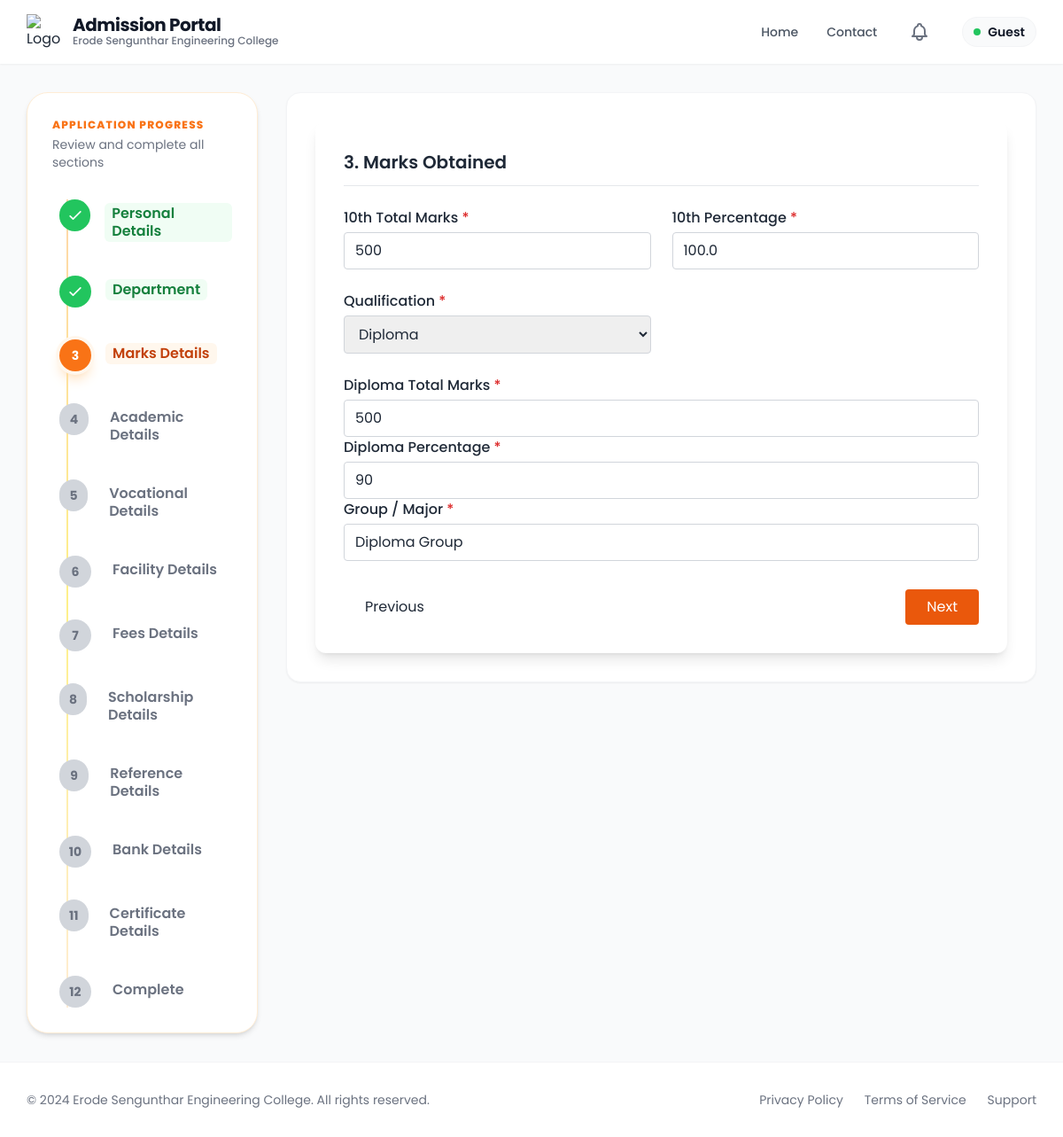
Screenshot of /marks_obtained/1000/ with the database file from the repository.
### app/models.py (models this page shows, shortened)
class Admission(models.Model):
    ADMISSION_STATUS_CHOICES = (
        ('enquired', 'Enquired'),
        ('admitted', 'Admitted'),
        ('discontinued', 'Discontinued'),
        ('left', 'Left'),
    )
    admission_status = models.CharField(max_length=20, choices=ADMISSION_STATUS_CHOICES, default='enquired')
    application_number = models.CharField(max_length=100, blank=True, null=True)
    application_date = models.DateField(blank=True, null=True)
    admission_date = models.DateField(blank=True, null=True)
    allotment_number = models.CharField(max_length=100, blank=True, null=True)
    portal_status = models.CharField(max_length=50, blank=True, null=True)
    quota = models.CharField(max_length=50, blank=True, null=True)
    roll_number = models.CharField(max_length=100, blank=True, null=True)
    unique_id = models.CharField(max_length=100, blank=True, null=True)
    umis_number = models.CharField(max_length=100, blank=True, null=True)
    level = models.CharField(max_length=10, blank=True, null=True)
    course = models.CharField(max_length=100, blank=True, null=True)
    branch = models.CharField(max_length=100, blank=True, null=True)
    department_preferences = models.JSONField(default=dict, blank=True, null=True)
    pg_dept = models.CharField(max_length=255, blank=True, null=True)
    is_fg = models.BooleanField(default=False, blank=True, null=True)
    fg_number = models.CharField(max_length=100, blank=True, null=True)
    pmss = models.BooleanField(default=False, blank=True, null=True)
    seven_five = models.BooleanField(default=False, blank=True, null=True)
    student_name = models.CharField(max_length=255, blank=True, null=True)
    dob = models.DateField(blank=True, null=True)
    gender = models.CharField(max_length=10, blank=True, null=True)
    community = models.CharField(max_length=50, blank=True, null=True)
    caste = models.CharField(max_length=100, blank=True, null=True)
    region = models.CharField(max_length=100, blank=True, null=True)
    aadhaar_number = models.CharField(max_length=12, blank=True, null=True)
    father_name = models.CharField(max_length=255, blank=True, null=True)
    mother_name = models.CharField(max_length=255, blank=True, null=True)
    guardian_name = models.CharField(max_length=255, blank=True, null=True)
    father_mobile = models.CharField(max_length=15, blank=True, null=True)
    mother_mobile = models.CharField(max_length=15, blank=True, null=True)
    guardian_mobile = models.CharField(max_length=15, blank=True, null=True)
    email = models.EmailField(blank=True, null=True)
    student_mobile = models.CharField(max_length=15, blank=True, null=True)
    address = models.TextField(blank=True, null=True)
    pincode = models.CharField(max_length=10, blank=True, null=True)
    district = models.CharField(max_length=100, blank=True, null=True)
    state = models.CharField(max_length=100, blank=True, null=True)
    country = models.CharField(max_length=100, blank=True, null=True)
    qualification = models.CharField(max_length=10, blank=True, null=True)
    tenth_total = models.CharField(max_length=50, blank=True, null=True)
    tenth_percentage = models.CharField(max_length=50, blank=True, null=True)
    twelfth_total = models.CharField(max_length=50, blank=True, null=True)
    twelfth_percentage = models.CharField(max_length=50, blank=True, null=True)
    twelfth_major = models.CharField(max_length=255, blank=True, null=True)
    twelth_reg_no = models.CharField(max_length=50, blank=True, null=True)
    maths_marks = models.DecimalField(max_digits=5, decimal_places=2, blank=True, null=True)
    physics_marks = models.DecimalField(max_digits=5, decimal_places=2, blank=True, null=True)
    chemistry_marks = models.DecimalField(max_digits=5, decimal_places=2, blank=True, null=True)
    cutoff_marks = models.DecimalField(max_digits=5, decimal_places=2, blank=True, null=True)
    diploma_total = models.CharField(max_length=50, blank=True, null=True)
    diploma_percentage = models.CharField(max_length=50, blank=True, null=True)
    diploma_major = models.CharField(max_length=255, blank=True, null=True)
    board = models.CharField(max_length=50, blank=True, null=True)
    year_passing = models.IntegerField(blank=True, null=True)
    medium = models.CharField(max_length=50, blank=True, null=True)
    last_school = models.CharField(max_length=255, blank=True, null=True)
    vocational_stream = models.CharField(max_length=255, blank=True, null=True)
    skill_proof = models.FileField(upload_to=vocational_upload_path, blank=True, null=True)
    college_fee = models.DecimalField(max_digits=10, decimal_places=2, blank=True, null=True)
    hostel_fee = models.DecimalField(max_digits=10, decimal_places=2, blank=True, null=True)
    bus_fee = models.DecimalField(max_digits=10, decimal_places=2, blank=True, null=True)
    other_fee = models.DecimalField(max_digits=10, decimal_places=2, blank=True, null=True)
    paid_fee = models.DecimalField(max_digits=10, decimal_places=2, blank=True, null=True)
    concession_amount = models.DecimalField(max_digits=10, decimal_places=2, blank=True, null=True)
    unpaid_fee = models.DecimalField(max_digits=10, decimal_places=2, blank=True, null=True)
    transaction_id = models.CharField(max_length=50, blank=True, null=True)
    transaction_date = models.DateTimeField(blank=True, null=True)
    had_paid = models.BooleanField(default=False, blank=True, null=True)
    facility_type = models.CharField(max_length=20, blank=True, null=True)
    hostel_name = models.CharField(max_length=100, blank=True, null=True)
    boarding_point = models.CharField(max_length=100, blank=True, null=True)
    bus_needed = models.CharField(max_length=10, blank=True, null=True)
    bus_route = models.CharField(max_length=255, blank=True, null=True)
    hostel_needed = models.CharField(max_length=10, blank=True, null=True)
    hostel_type = models.CharField(max_length=100, blank=True, null=True)
    room_type = models.CharField(max_length=100, blank=True, null=True)
    mess_type = models.CharField(max_length=100, blank=True, null=True)
    hostel_fee_amount = models.DecimalField(max_digits=10, decimal_places=2, blank=True, null=True)
    account_holder_name = models.CharField(max_length=255, blank=True, null=True)
    account_number = models.CharField(max_length=30, blank=True, null=True)
    bank_name = models.CharField(max_length=100, blank=True, null=True)
    ifsc_code = models.CharField(max_length=15, blank=True, null=True)
    bank_branch = models.CharField(max_length=100, blank=True, null=True)
    seeding_status = models.CharField(max_length=50, blank=True, null=True)
    tc = models.FileField(upload_to=certificate_upload_path, blank=True, null=True)
    community_cert = models.FileField(upload_to=certificate_upload_path, blank=True, null=True)
    aadhaar = models.FileField(upload_to=certificate_upload_path, blank=True, null=True)
    tenth_marksheet = models.FileField(upload_to=certificate_upload_path, blank=True, null=True)
    twelfth_marksheet = models.FileField(upload_to=certificate_upload_path, blank=True, null=True)
    photo = models.FileField(upload_to=photo_upload_path, blank=True, null=True)
    created_at = models.DateTimeField(auto_now_add=True)

### app/application_forms/marks_obtained.py (the view, shortened to what this page needs)
# urls.py: path('marks_obtained/<int:pk>/', marks_obtained.marks_obtained, name='marks_obtained'),
def marks_obtained(request, pk):
    admission = Admission.objects.filter(pk=pk).first()
    if not admission:
        messages.error(request, "Admission record not found.")
        return redirect("personal_details")
    return render(
        request,
        "details_form/marks_obtained.html",
        {
            "admission": admission,
            "steps": get_steps(),
            "current_step": 3,
        },
    )

### app/utils.py (called while the page is built)
def get_steps():
    return [
        {"number": 1, "label": "Personal Details"},
        {"number": 2, "label": "Department"},
        {"number": 3, "label": "Marks Details"},
        {"number": 4, "label": "Academic Details"},
        {"number": 5, "label": "Vocational Details"},
        {"number": 6, "label": "Facility Details"},
        {"number": 7, "label": "Fees Details"},
        {"number": 8, "label": "Scholarship Details"},
        {"number": 9, "label": "Reference Details"},
        {"number": 10, "label": "Bank Details"},
        {"number": 11, "label": "Certificate Details"},
        {"number": 12, "label": "Complete"},
    ]

### templates/details_form/marks_obtained.html (shortened to what this page needs)
{% extends 'details_form/Created_base.html' %}
{% block content %}
{% include "details_form/tracker.html" %}
<div class="col-span-1 lg:col-span-9">
  <div class="bg-white rounded-2xl shadow-sm border border-gray-100 p-6 md:p-8">
    <form method="post" enctype="multipart/form-data" action="{% url 'marks_obtained' admission.id %}" id="marksForm">
      <div class="max-w-5xl mx-auto bg-white shadow-lg rounded-xl p-8">
        <h2 class="text-xl font-semibold mb-6 border-b pb-3">
          3. Marks Obtained
        </h2>
        <div class="grid grid-cols-1 md:grid-cols-2 gap-6">
          <div>
            <label class="block font-medium mb-1">
              10th Total Marks <span class="text-red-600">*</span>
            </label>
            <input type="text" name="tenth_total" required placeholder="e.g. 450 / 500"
              value="{% if admission %}{{ admission.tenth_total }}{% endif %}"
              class="w-full border border-gray-300 rounded px-3 py-2 focus:ring-2 focus:ring-blue-500">
          </div>
          <div>
            <label class="block font-medium mb-1">
              10th Percentage <span class="text-red-600">*</span>
            </label>
            <input type="text" name="tenth_percentage" required placeholder="e.g. 90%"
              value="{% if admission %}{{ admission.tenth_percentage }}{% endif %}"
              class="w-full border border-gray-300 rounded px-3 py-2 focus:ring-2 focus:ring-blue-500">
          </div>
          <div>
            <label class="block font-medium mb-1">
              Qualification <span class="text-red-600">*</span>
            </label>
            <select name="qualification" id="qualification" required
              class="w-full border border-gray-300 rounded px-3 py-2 focus:ring-2 focus:ring-blue-500">
              <option value="Diploma" {% if admission and admission.qualification == 'Diploma' %}selected{% endif %}>
                Diploma
              </option>
            </select>
          </div>
        </div>
        <div id="diploma_fields" class="grid grid-cols-1 md:grid-cols-2 gap-6 mt-6
         {% if admission and admission.qualification  ==  'Diploma' %}{% else %}hidden{% endif %}">
          <div>
            <label class="block font-medium mb-1">
              Diploma Total Marks <span class="text-red-600">*</span>
            </label>
            <input type="text" name="diploma_total" value="{% if admission %}{{ admission.diploma_total }}{% endif %}"
              placeholder="e.g. 400 / 600" class="w-full border border-gray-300 rounded px-3 py-2">
          </div>
          <div>
            <label class="block font-medium mb-1">
              Diploma Percentage <span class="text-red-600">*</span>
            </label>
            <input type="text" name="diploma_percentage"
              value="{% if admission %}{{ admission.diploma_percentage }}{% endif %}" placeholder="e.g. 91.6%"
              class="w-full border border-gray-300 rounded px-3 py-2">
          </div>
          <div class="md:col-span-2">
            <label class="block font-medium mb-1">
              Group / Major <span class="text-red-600">*</span>
            </label>
            <input type="text" name="diploma_major" value="{% if admission %}{{ admission.diploma_major }}{% endif %}"
              placeholder="e.g. Computer Science / Vocational" class="w-full border border-gray-300 rounded px-3 py-2">
          </div>
        </div>
        <div class="flex justify-between mt-8">
          <button type="button" onclick="window.location.href='{% url 'department_details' admission.id %}';"
            class="px-6 py-2 border rounded hover:bg-gray-100">
            Previous
          </button>
          <button type="submit" class="bg-orange-600 text-white px-6 py-2 rounded hover:bg-orange-700">
            Next
          </button>
        </div>
      </div>
    </form>
  </div>
</div>
{% endblock %}

### templates/details_form/Created_base.html (style rules this page uses)
button { background-color: #f59e0b; color: #ffffff; padding: 0.5rem 1.5rem; border-radius: 9999px; border: none; cursor: pointer; transition: background-color 0.2s ease-in-out; }

### rows the page displays
Admission: tenth_total "500", tenth_percentage "100.0", qualification "Diploma", diploma_total "500", diploma_percentage "90", diploma_major "Diploma Group"

### other values shown
{{ user.username|default:"Guest" }} "Guest"
{{ step.label }} "Personal Details" "Department" "Marks Details" "Academic Details" "Vocational Details" "Facility Details" "Fees Details" "Scholarship Details" "Reference Details" "Bank Details" "Certificate Details" "Complete"
{{ step.number }} "3" "4" "5" "6" "7" "8" "9" "10" "11" "12"
